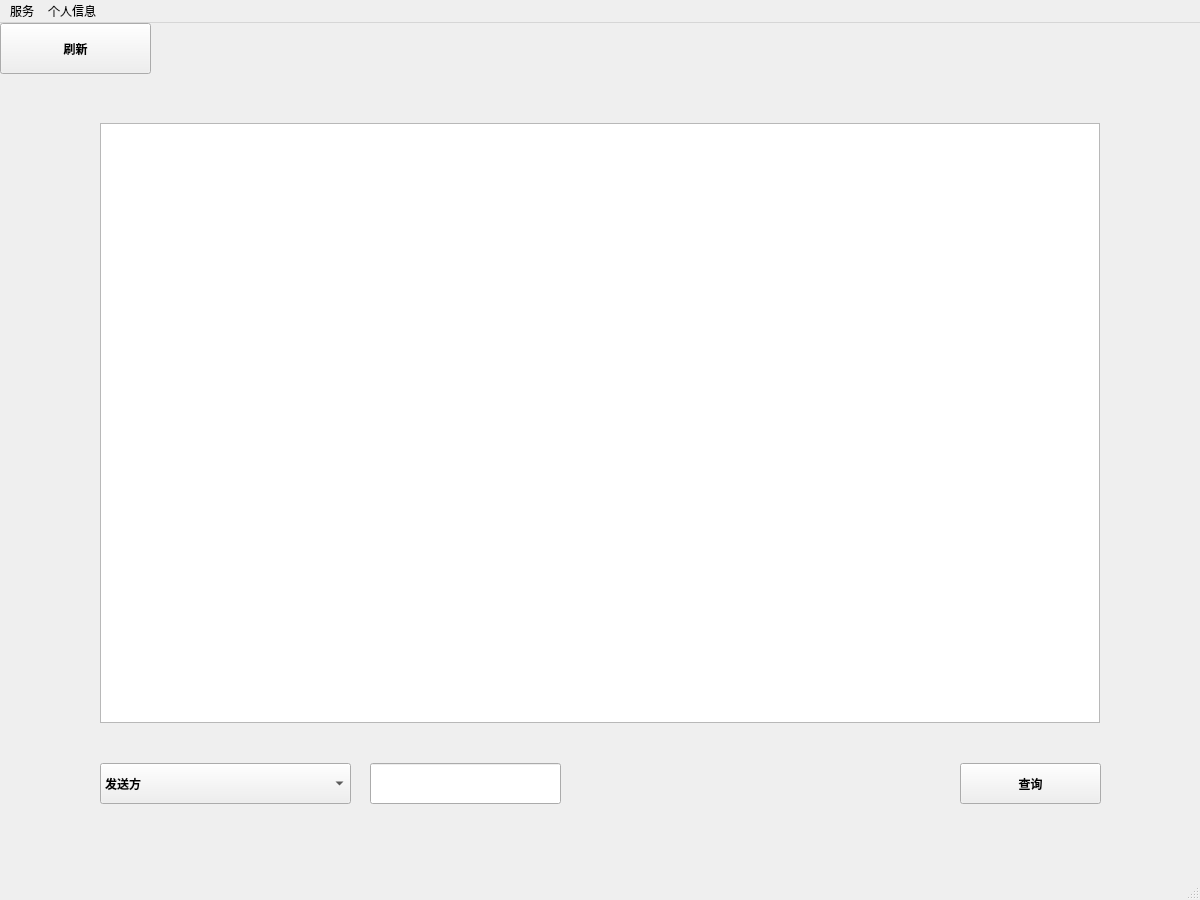
<?xml version="1.0" encoding="UTF-8"?>
<ui version="4.0">
 <class>MainWindow_Administrator</class>
 <widget class="QMainWindow" name="MainWindow_Administrator">
  <property name="geometry">
   <rect>
    <x>0</x>
    <y>0</y>
    <width>1200</width>
    <height>900</height>
   </rect>
  </property>
  <property name="windowTitle">
   <string>MainWindow</string>
  </property>
  <widget class="QWidget" name="centralwidget">
   <widget class="QStackedWidget" name="stackedWidget">
    <property name="geometry">
     <rect>
      <x>0</x>
      <y>0</y>
      <width>1200</width>
      <height>876</height>
     </rect>
    </property>
    <property name="font">
     <font>
      <bold>true</bold>
     </font>
    </property>
    <property name="styleSheet">
     <string notr="true"/>
    </property>
    <widget class="QWidget" name="page_findDelivery">
     <property name="styleSheet">
      <string notr="true">background-image: url(:/background/pics/3.png);</string>
     </property>
     <widget class="QComboBox" name="comboBox_deliverySelect">
      <property name="geometry">
       <rect>
        <x>100</x>
        <y>740</y>
        <width>251</width>
        <height>41</height>
       </rect>
      </property>
      <item>
       <property name="text">
        <string>发送方</string>
       </property>
      </item>
      <item>
       <property name="text">
        <string>接收方</string>
       </property>
      </item>
      <item>
       <property name="text">
        <string>时间</string>
       </property>
      </item>
      <item>
       <property name="text">
        <string>单号</string>
       </property>
      </item>
     </widget>
     <widget class="QLineEdit" name="lineEdit_deliveryInput">
      <property name="geometry">
       <rect>
        <x>370</x>
        <y>740</y>
        <width>191</width>
        <height>41</height>
       </rect>
      </property>
     </widget>
     <widget class="QPushButton" name="pushButton_findDelivery">
      <property name="geometry">
       <rect>
        <x>960</x>
        <y>740</y>
        <width>141</width>
        <height>41</height>
       </rect>
      </property>
      <property name="text">
       <string>查询</string>
      </property>
     </widget>
     <widget class="QTextEdit" name="textEdit_findDelivery">
      <property name="geometry">
       <rect>
        <x>100</x>
        <y>100</y>
        <width>1000</width>
        <height>600</height>
       </rect>
      </property>
     </widget>
     <widget class="QPushButton" name="pushButton_findRefresh">
      <property name="geometry">
       <rect>
        <x>0</x>
        <y>0</y>
        <width>151</width>
        <height>51</height>
       </rect>
      </property>
      <property name="text">
       <string>刷新</string>
      </property>
     </widget>
    </widget>
    <widget class="QWidget" name="page_findUser">
     <property name="styleSheet">
      <string notr="true">background-image: url(:/background/pics/3.png);</string>
     </property>
     <widget class="QTextEdit" name="textEdit_findUser">
      <property name="geometry">
       <rect>
        <x>100</x>
        <y>100</y>
        <width>1000</width>
        <height>600</height>
       </rect>
      </property>
     </widget>
     <widget class="QLineEdit" name="lineEdit_findUser">
      <property name="geometry">
       <rect>
        <x>760</x>
        <y>770</y>
        <width>171</width>
        <height>51</height>
       </rect>
      </property>
     </widget>
     <widget class="QPushButton" name="pushButton_findUser">
      <property name="geometry">
       <rect>
        <x>960</x>
        <y>770</y>
        <width>141</width>
        <height>51</height>
       </rect>
      </property>
      <property name="text">
       <string>查询</string>
      </property>
     </widget>
    </widget>
    <widget class="QWidget" name="page_allocate">
     <property name="styleSheet">
      <string notr="true">background-image: url(:/background/pics/3.png);</string>
     </property>
     <widget class="QGroupBox" name="groupBox">
      <property name="geometry">
       <rect>
        <x>100</x>
        <y>100</y>
        <width>1000</width>
        <height>600</height>
       </rect>
      </property>
      <property name="font">
       <font>
        <family>Microsoft Yi Baiti</family>
        <pointsize>16</pointsize>
        <bold>true</bold>
       </font>
      </property>
      <property name="styleSheet">
       <string notr="true"/>
      </property>
      <property name="title">
       <string>选择快递</string>
      </property>
     </widget>
     <widget class="QComboBox" name="comboBox_courier">
      <property name="geometry">
       <rect>
        <x>690</x>
        <y>740</y>
        <width>281</width>
        <height>41</height>
       </rect>
      </property>
     </widget>
     <widget class="QPushButton" name="pushButton_allocate">
      <property name="geometry">
       <rect>
        <x>1010</x>
        <y>740</y>
        <width>93</width>
        <height>41</height>
       </rect>
      </property>
      <property name="text">
       <string>分配</string>
      </property>
     </widget>
     <widget class="QPushButton" name="pushButton_delete">
      <property name="geometry">
       <rect>
        <x>880</x>
        <y>780</y>
        <width>93</width>
        <height>29</height>
       </rect>
      </property>
      <property name="text">
       <string>删除</string>
      </property>
     </widget>
    </widget>
    <widget class="QWidget" name="page_show">
     <property name="styleSheet">
      <string notr="true">background-image: url(:/background/pics/Eula.png);</string>
     </property>
     <widget class="QLabel" name="label_name">
      <property name="geometry">
       <rect>
        <x>100</x>
        <y>180</y>
        <width>200</width>
        <height>50</height>
       </rect>
      </property>
      <property name="text">
       <string/>
      </property>
     </widget>
     <widget class="QLabel" name="label_account">
      <property name="geometry">
       <rect>
        <x>100</x>
        <y>90</y>
        <width>200</width>
        <height>50</height>
       </rect>
      </property>
      <property name="text">
       <string/>
      </property>
     </widget>
     <widget class="QLabel" name="label_tel">
      <property name="geometry">
       <rect>
        <x>100</x>
        <y>280</y>
        <width>200</width>
        <height>50</height>
       </rect>
      </property>
      <property name="text">
       <string/>
      </property>
     </widget>
     <widget class="QLabel" name="label_balance">
      <property name="geometry">
       <rect>
        <x>100</x>
        <y>370</y>
        <width>200</width>
        <height>50</height>
       </rect>
      </property>
      <property name="text">
       <string/>
      </property>
     </widget>
     <widget class="QPushButton" name="pushButton_refreshShow">
      <property name="geometry">
       <rect>
        <x>0</x>
        <y>0</y>
        <width>200</width>
        <height>70</height>
       </rect>
      </property>
      <property name="font">
       <font>
        <pointsize>16</pointsize>
        <bold>true</bold>
       </font>
      </property>
      <property name="styleSheet">
       <string notr="true">color: rgb(255, 255, 255);</string>
      </property>
      <property name="text">
       <string>刷新</string>
      </property>
     </widget>
    </widget>
   </widget>
  </widget>
  <widget class="QMenuBar" name="menubar">
   <property name="geometry">
    <rect>
     <x>0</x>
     <y>0</y>
     <width>1200</width>
     <height>26</height>
    </rect>
   </property>
   <widget class="QMenu" name="menu_service">
    <property name="title">
     <string>服务</string>
    </property>
    <addaction name="action_findDelivery"/>
    <addaction name="action_findUser"/>
    <addaction name="action_allocate"/>
   </widget>
   <widget class="QMenu" name="menu_information">
    <property name="title">
     <string>个人信息</string>
    </property>
    <addaction name="action_show"/>
   </widget>
   <addaction name="menu_service"/>
   <addaction name="menu_information"/>
  </widget>
  <widget class="QStatusBar" name="statusbar"/>
  <action name="action_findDelivery">
   <property name="text">
    <string>查询快递</string>
   </property>
  </action>
  <action name="action_show">
   <property name="text">
    <string>展示</string>
   </property>
  </action>
  <action name="action_update">
   <property name="text">
    <string>修改</string>
   </property>
  </action>
  <action name="action_findUser">
   <property name="text">
    <string>查询用户</string>
   </property>
  </action>
  <action name="action_allocate">
   <property name="text">
    <string>分配快递员</string>
   </property>
  </action>
 </widget>
 <resources/>
 <connections/>
</ui>
